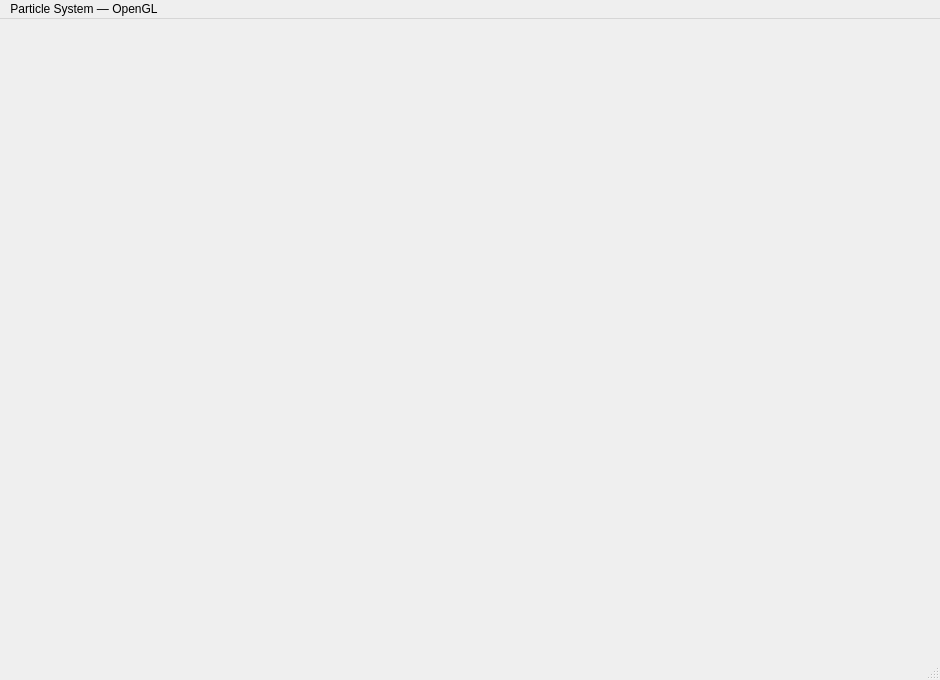
<?xml version="1.0" encoding="UTF-8"?>
<ui version="4.0">
 <class>MainWindow</class>
 <widget class="QMainWindow" name="MainWindow">
  <property name="geometry">
   <rect>
    <x>0</x>
    <y>0</y>
    <width>940</width>
    <height>680</height>
   </rect>
  </property>
  <property name="windowTitle">
   <string>MainWindow</string>
  </property>
  <widget class="QWidget" name="centralwidget">
   <property name="sizePolicy">
    <sizepolicy hsizetype="Expanding" vsizetype="Expanding">
     <horstretch>0</horstretch>
     <verstretch>0</verstretch>
    </sizepolicy>
   </property>
  </widget>
  <widget class="QMenuBar" name="menubar">
   <property name="geometry">
    <rect>
     <x>0</x>
     <y>0</y>
     <width>940</width>
     <height>22</height>
    </rect>
   </property>
   <widget class="QMenu" name="menuParticle_System_OpenGL">
    <property name="title">
     <string>Particle System — OpenGL</string>
    </property>
   </widget>
   <addaction name="menuParticle_System_OpenGL"/>
  </widget>
  <widget class="QStatusBar" name="statusbar"/>
 </widget>
 <resources/>
 <connections/>
</ui>
